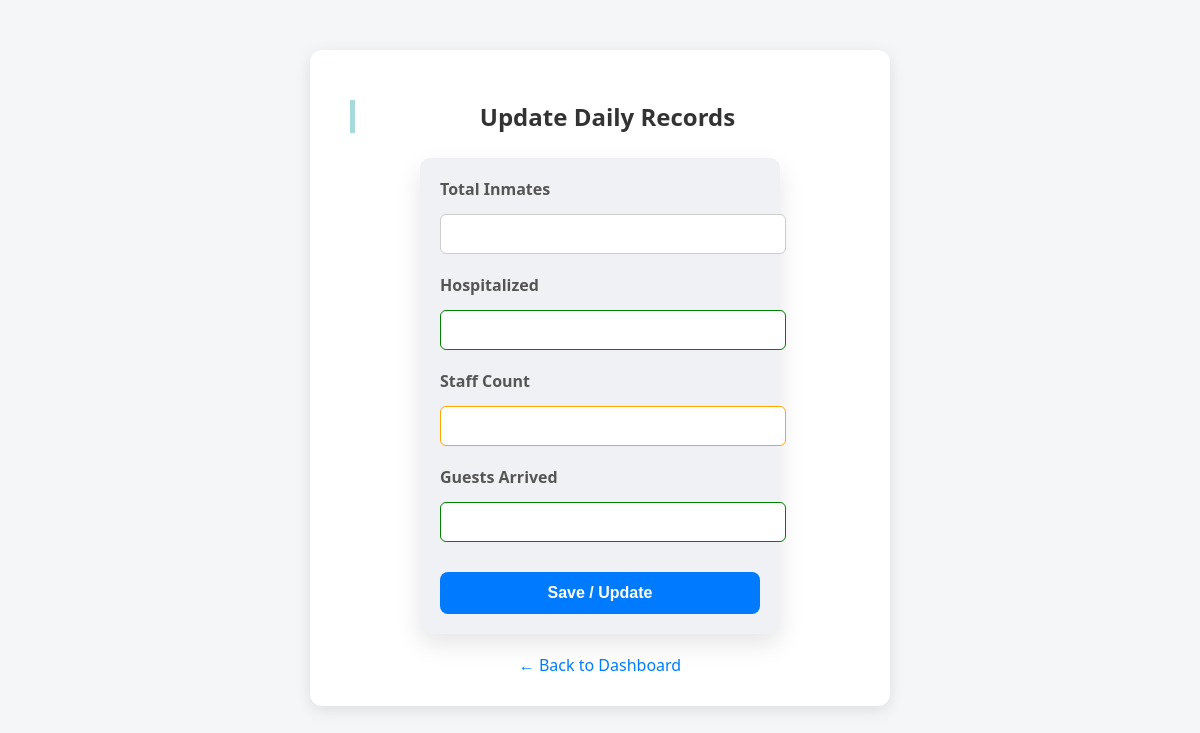
Page /admin/update (signed in) on the earlier database version.
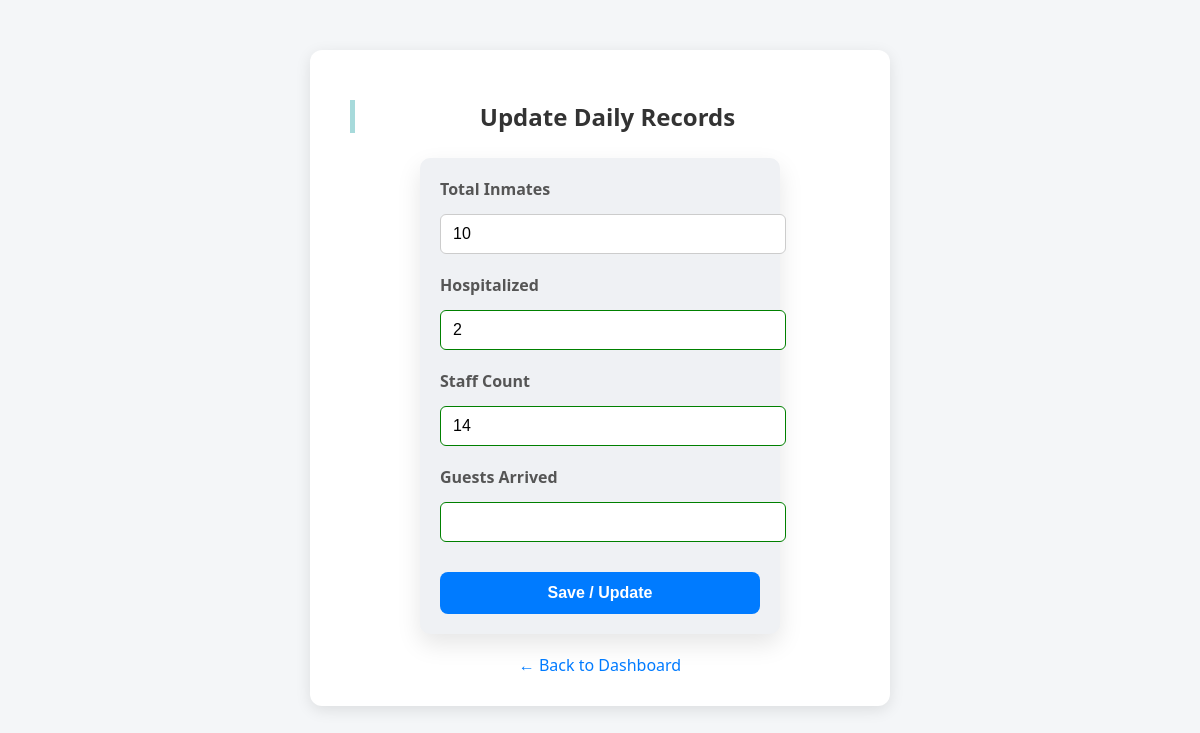
Same page on the later database version.
### tables this page shows
CREATE TABLE daily_records (
        id INTEGER PRIMARY KEY AUTOINCREMENT,
        date TEXT,
        total_inmates INTEGER,
        hospitalized INTEGER,
        staff_count INTEGER
    );

### app.py (the view, shortened to what this page needs)
@app.route('/admin/update', methods=['GET', 'POST'])
def admin_update():
    if 'admin' not in session:
        return redirect('/login')
    db = get_db()
    cur = db.cursor()
    cur.execute("SELECT * FROM daily_records ORDER BY id DESC LIMIT 1")
    record = cur.fetchone()
    db.close()
    return render_template('admin_update.html', record=record)

### app.py (called while the page is built)
def get_db():
    conn = sqlite3.connect(DB)
    conn.row_factory = sqlite3.Row
    return conn

### templates/admin_update.html (shortened to what this page needs)
<!DOCTYPE html>
<html lang="en">
<head>
    <link rel="stylesheet" href="{{ url_for('static', filename='style.css') }}">
</head>
<body>
<div class="container">
    <h2>Update Daily Records</h2>
    <form id="updateForm" method="POST" action="/admin/update">
        <label>Total Inmates</label>
        <input type="number" id="total_inmates" name="total_inmates"
               value="{{ record['total_inmates'] if record else '' }}" required>
        <label>Hospitalized</label>
        <input type="number" id="hospitalized" name="hospitalized"
               value="{{ record['hospitalized'] if record else '' }}" required>
        <label>Staff Count</label>
        <input type="number" id="staff_count" name="staff_count"
               value="{{ record['staff_count'] if record else '' }}" required>
        <label>Guests Arrived</label>
        <input type="number" id="guests_arrived" name="guests_arrived"
               value="{{ record['guests_arrived'] if record else '' }}" required>
        <button type="submit">Save / Update</button>
    </form>
    <a href="/admin">← Back to Dashboard</a>
</div>
</body>
</html>

Differences in the rows shown:
added daily_records: total_inmates "10", hospitalized "2", staff_count "14"
